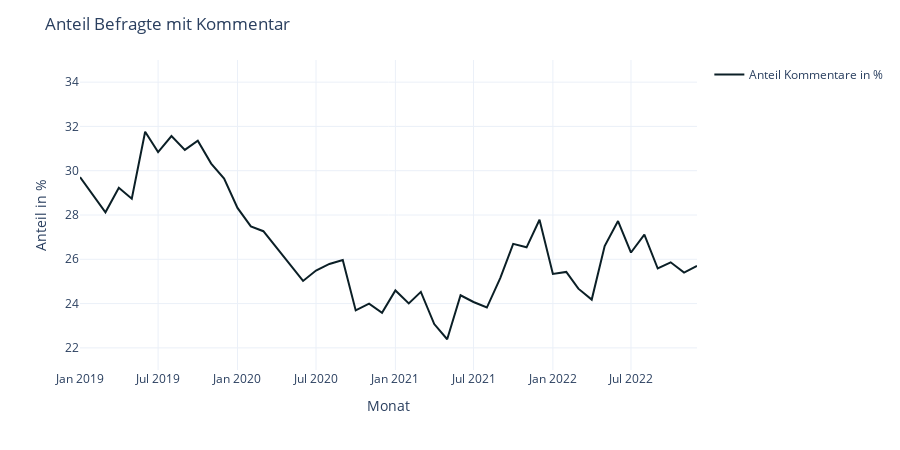

Notebook code cell kept with this figure:
### Code cell
fig = px.line(df_counts_month,
              x="yearmonth",
              y='Kommentar Ratio in %',
              color_discrete_sequence=color_discrete_sequence,
              template=template)
fig.update_layout(
    title="Anteil Befragte mit Kommentar",
    yaxis_title='Anteil in %',
    xaxis_title='Monat',
    width=900, 
    height=450,
    )
fig.update_traces(line_width=2)
#fig.update_yaxes(range=(0,40))


# show legend for singel line plots
fig['data'][0]['showlegend'] = True
fig['data'][0]['name'] = 'Anteil Kommentare in %'

fig.update_yaxes(range=(21,35))

fig.show()

pio.write_image(fig,"../../exports/images/fig-anteil-befragte-mit-kommentar.svg") #save fig as svg

### Figure 1 — Plotly figure (JSON) as saved in the notebook; plotly's stock layout.template omitted (floating-point values rounded to 4 significant figures)
{"data": [{"hovertemplate": "yearmonth=%{x}<br>Kommentar Ratio in %=%{y}<extra></extra>", "legendgroup": "", "line": {"color": "#0B1F26", "dash": "solid", "width": 2}, "marker": {"symbol": "circle"}, "mode": "lines", "name": "Anteil Kommentare in %", "orientation": "v", "showlegend": true, "type": "scatter", "x": ["2019-01-01T00:00:00", "2019-02-01T00:00:00", "2019-03-01T00:00:00", "2019-04-01T00:00:00", "2019-05-01T00:00:00", "2019-06-01T00:00:00", "2019-07-01T00:00:00", "2019-08-01T00:00:00", "2019-09-01T00:00:00", "2019-10-01T00:00:00", "2019-11-01T00:00:00", "2019-12-01T00:00:00", "2020-01-01T00:00:00", "2020-02-01T00:00:00", "2020-03-01T00:00:00", "2020-06-01T00:00:00", "2020-07-01T00:00:00", "2020-08-01T00:00:00", "2020-09-01T00:00:00", "2020-10-01T00:00:00", "2020-11-01T00:00:00", "2020-12-01T00:00:00", "2021-01-01T00:00:00", "2021-02-01T00:00:00", "2021-03-01T00:00:00", "2021-04-01T00:00:00", "2021-05-01T00:00:00", "2021-06-01T00:00:00", "2021-07-01T00:00:00", "2021-08-01T00:00:00", "2021-09-01T00:00:00", "2021-10-01T00:00:00", "2021-11-01T00:00:00", "2021-12-01T00:00:00", "2022-01-01T00:00:00", "2022-02-01T00:00:00", "2022-03-01T00:00:00", "2022-04-01T00:00:00", "2022-05-01T00:00:00", "2022-06-01T00:00:00", "2022-07-01T00:00:00", "2022-08-01T00:00:00", "2022-09-01T00:00:00", "2022-10-01T00:00:00", "2022-11-01T00:00:00", "2022-12-01T00:00:00"], "xaxis": "x", "y": [29.71, 28.87, 28.12, 29.23, 28.74, 31.76, 30.84, 31.56, 30.94, 31.36, 30.32, 29.65, 28.32, 27.48, 27.27, 25.02, 25.49, 25.79, 25.97, 23.69, 23.99, 23.58, 24.59, 24.0, 24.53, 23.08, 22.39, 24.38, 24.07, 23.82, 25.15, 26.7, 26.54, 27.78, 25.34, 25.43, 24.67, 24.18, 26.6, 27.73, 26.31, 27.12, 25.58, 25.86, 25.4, 25.7], "yaxis": "y"}], "layout": {"height": 450, "legend": {"tracegroupgap": 0}, "margin": {"t": 60}, "title": {"text": "Anteil Befragte mit Kommentar"}, "width": 900, "xaxis": {"anchor": "y", "domain": [0, 1], "title": {"text": "Monat"}}, "yaxis": {"anchor": "x", "domain": [0, 1], "range": [21, 35], "title": {"text": "Anteil in %"}}}}
